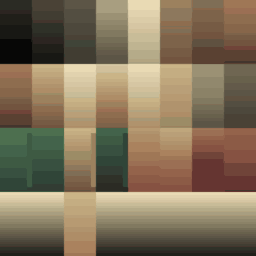
#> input picture art/dressing/bone-decor-v1/texture-halloween.png, 256 x 256 px, given in place of halloweenbits_texture.png, which was not available
$ python prepare_textures.py
#> lines starting #> are read from the running program, lines starting #| are printed output that depends on the picture
"""Muted 256px atlases for the owner's CC0 KayKit bone scenery."""
import hashlib
import json
from pathlib import Path
from PIL import Image

ROOT = Path(__file__).resolve().parents[2]
SOURCE = ROOT / "art/third-party/kaykit-bones-v1"
OUTPUT = ROOT / "art/dressing/bone-decor-v1"
OUTPUT.mkdir(parents=True, exist_ok=True)
inputs = {"halloween": SOURCE / "halloween/halloweenbits_texture.png",
          "skeletons": SOURCE / "skeletons/skeleton_texture.png"}
for family, path in inputs.items():
    image = Image.open(path).convert("RGB").resize((256, 256), Image.Resampling.BILINEAR)
#> image is the input picture: PIL image 256x256 RGB; mean R, G, B 128.9, 113.2, 88.7
    colours = []
    for red, green, blue in image.getdata():
        grey = .25 * red + .60 * green + .15 * blue
        colours.append((round((grey * .70 + red * .30) * .94),
                        round((grey * .70 + green * .30) * .88),
                        round((grey * .70 + blue * .30) * .73)))
#> this loop made 65536 passes
#> (red, green, blue, grey) on passes 1 to 3: (43, 43, 36, 41.95), (43, 43, 36, 41.95), (43, 43, 36, 41.95)
#> after the loop, colours = 65536 items
    image.putdata(colours)
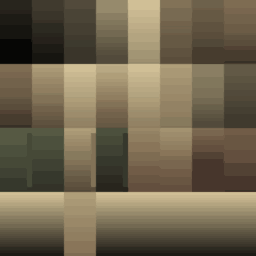
#> image: PIL image 256x256 RGB; mean R, G, B 111, 99.7, 77.4
    image = image.quantize(colors=64, dither=Image.Dither.NONE).convert("RGB")
    image.save(OUTPUT / ("texture-" + family + ".png"), optimize=True)
#> pass 2 of the loop `for family, path in inputs.items():`:
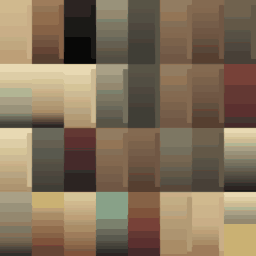
#> input picture art/dressing/bone-decor-v1/texture-skeletons.png, 256 x 256 px, given in place of skeleton_texture.png, which was not available
#> image is the input picture: PIL image 256x256 RGB; mean R, G, B 129.7, 111.8, 88.9
#> the loop `for red, green, blue in image.getdata():` made 65536 passes
#> (red, green, blue, grey) on passes 1 to 3: (208, 185, 142, 184.3), (208, 185, 142, 184.3), (208, 185, 142, 184.3)
#> `image.putdata(colours)`:
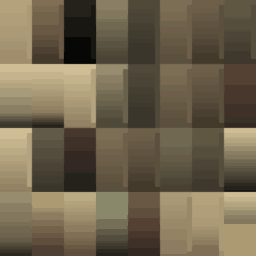
#> image: PIL image 256x256 RGB; mean R, G, B 110.8, 99.1, 77.1
record = {str(path.relative_to(SOURCE)).replace("\\", "/"): hashlib.sha256(path.read_bytes()).hexdigest()
          for path in sorted(SOURCE.rglob("*")) if path.is_file() and path.parent.name in inputs}
(OUTPUT / "source-hashes.json").write_text(json.dumps(record, indent=2) + "\n", encoding="utf-8")
print("BONE_ATLASES_READY")
